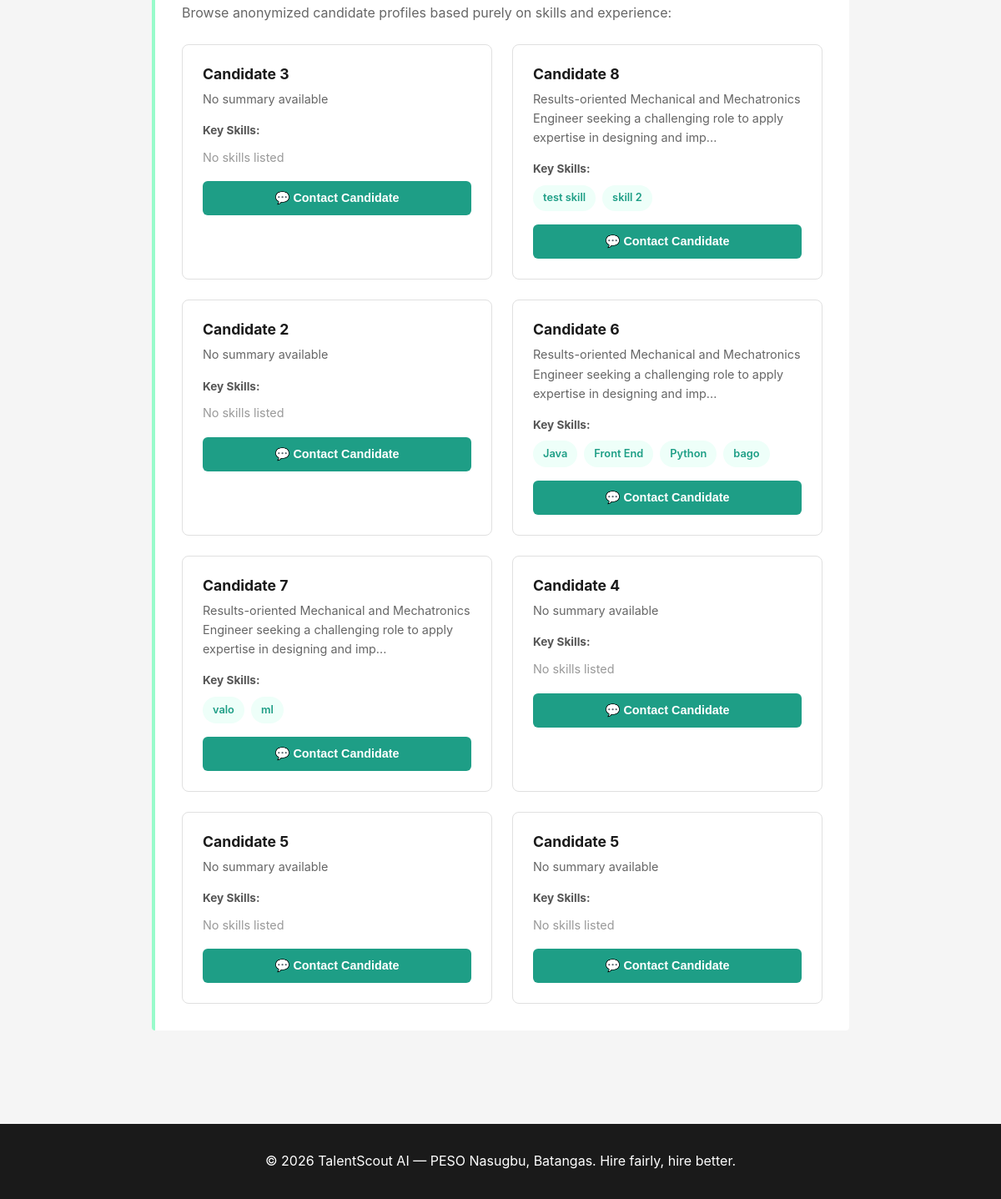
The page /employers/modules/blind-hiring/index.php (signed in, lower part) on the database as committed earlier.
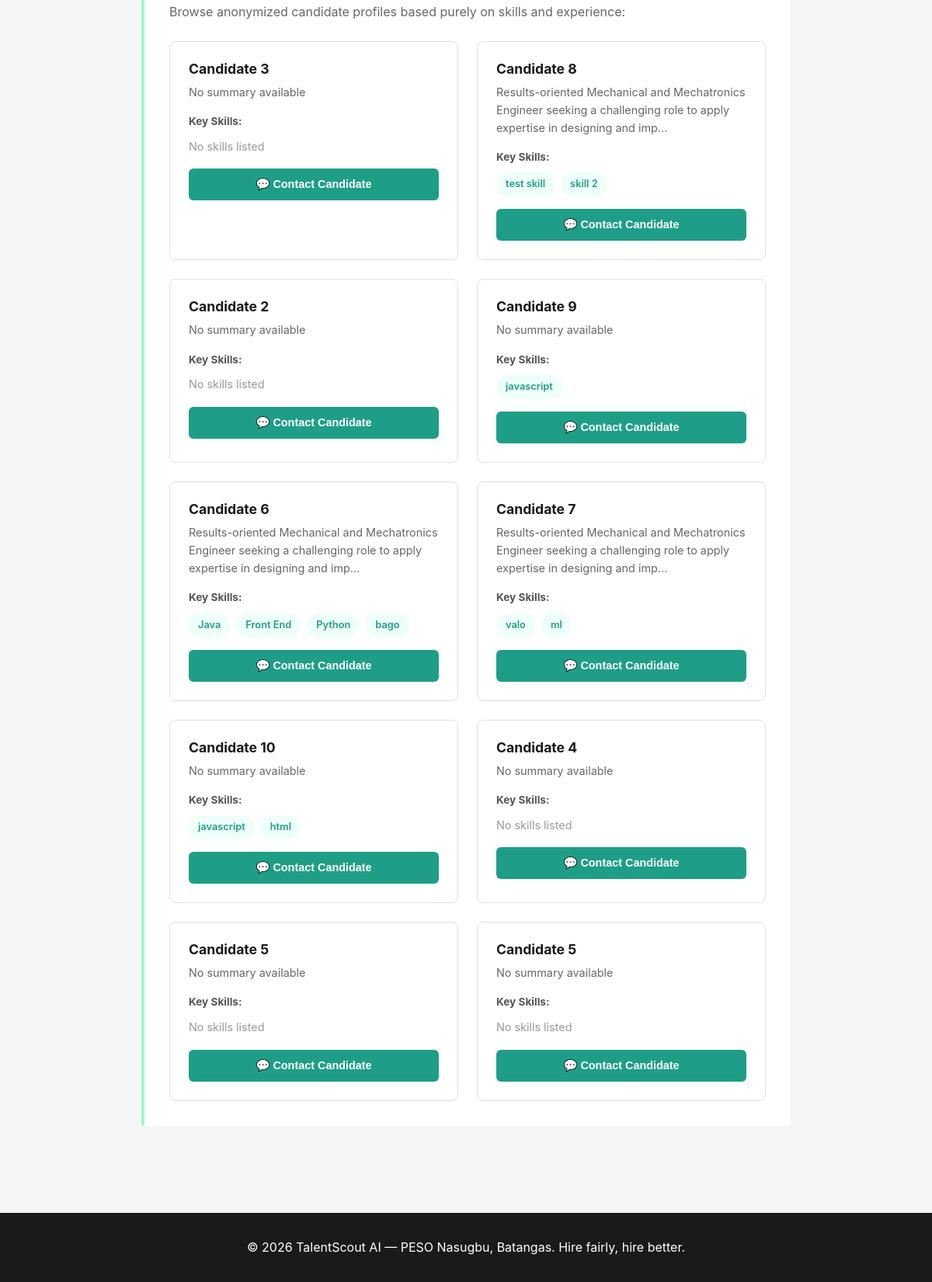
The same page on the database as committed later.
### tables this page shows
CREATE TABLE `employee` (
  `employee_id` int(11) NOT NULL,
  `first_name` varchar(255) DEFAULT NULL,
  `last_name` varchar(255) DEFAULT NULL,
  `email` varchar(255) DEFAULT NULL,
  `password` varchar(255) DEFAULT NULL,
  `address` varchar(255) DEFAULT NULL,
  `is_active` tinyint(1) DEFAULT NULL
);

### employers/modules/blind-hiring/index.php (the view, shortened to what this page needs)
<?php
$conn = getConnection();
$blind_candidates = [];
$stmt = $conn->prepare("SELECT DISTINCT
  e.employee_id,
  CONCAT('Candidate ', e.employee_id) as candidate_name,
  r.summary,
  IFNULL(r.resume_id, 0) as resume_id
FROM employee e
LEFT JOIN resumes r ON e.employee_id = r.employee_id
WHERE e.is_active = 1
ORDER BY RAND()");
$stmt->execute();
$result = $stmt->get_result();
while ($row = $result->fetch_assoc()) {
  $blind_candidates[] = $row;
}
?>
<!DOCTYPE html>
<html lang="en">
<head>
  <link rel="stylesheet" href="../../../styles/global.css">
  <link rel="stylesheet" href="../../../styles/page-layout.css">
</head>
<body>
  <div class="container">
    <div class="info-section">
      <p>Browse anonymized candidate profiles based purely on skills and experience:</p>
      <div class="candidates-grid" style="display: grid; grid-template-columns: repeat(auto-fill, minmax(280px, 1fr)); gap: 1.5rem; margin-top: 1.5rem;">
        <?php if (empty($blind_candidates)): ?>
          <p style="grid-column: 1/-1; text-align: center; color: #999; padding: 2rem;">No candidates available yet.</p>
        <?php else: ?>
          <?php foreach ($blind_candidates as $candidate): ?>
            <div style="background: white; border: 1px solid #e0e0e0; border-radius: 8px; padding: 1.5rem;">
              <h3 style="margin: 0 0 0.5rem; font-size: 1.1rem; color: #1a1a1a;"><?php echo htmlspecialchars($candidate['candidate_name']); ?></h3>
              <p style="margin: 0.5rem 0; font-size: 0.9rem; color: #666; line-height: 1.6;">
                <?php echo !empty($candidate['summary']) ? htmlspecialchars(substr($candidate['summary'], 0, 120)) . '...' : 'No summary available'; ?>
              </p>
              <div style="margin-top: 1rem;">
                <strong style="font-size: 0.85rem; color: #555; display: block; margin-bottom: 0.5rem;">Key Skills:</strong>
                <?php if (!empty($candidate['skills'])): ?>
                  <div style="display: flex; flex-wrap: wrap; gap: 0.5rem;">
                    <?php foreach ($candidate['skills'] as $skill): ?>
                      <span style="background: #eefff9; color: #1e9e86; padding: 0.35rem 0.75rem; border-radius: 999px; font-size: 0.8rem; font-weight: 600;">
                        <?php echo htmlspecialchars($skill); ?>
                      </span>
                    <?php endforeach; ?>
                  </div>
                <?php else: ?>
                  <span style="color: #999; font-size: 0.9rem;">No skills listed</span>
                <?php endif; ?>
              </div>
              <form method="POST" style="display: inline; width: 100%;">
                <button type="submit" onclick="return confirm('This will send an anonymous job offer message to this candidate. Continue?')" style="width: 100%; margin-top: 1rem; padding: 0.75rem; background: #1e9e86; color: white; border: none; border-radius: 6px; font-weight: 600; cursor: pointer; font-size: 0.9rem;">
                  💬 Contact Candidate
                </button>
              </form>
            </div>
          <?php endforeach; ?>
        <?php endif; ?>
      </div>
    </div>
  </div>
  <footer class="footer">
    <p>&copy; 2026 TalentScout AI — PESO Nasugbu, Batangas. Hire fairly, hire better.</p>
  </footer>
</body>
</html>

Rows that differ between the two databases and show on the page:
added employee: candidate_name "Candidate 9", shows "No summary available", skill "javascript"
added employee: candidate_name "Candidate 10", shows "No summary available", skill "javascript", skill "html"
